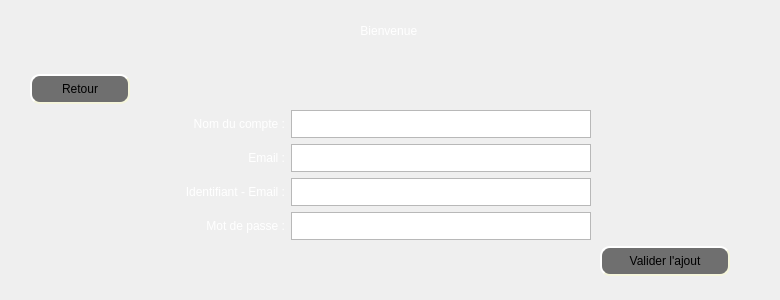
       <widget class="QWidget" name="additionPage">
        <widget class="QWidget" name="verticalLayoutWidget_4">
         <property name="geometry">
          <rect>
           <x>10</x>
           <y>10</y>
           <width>761</width>
           <height>281</height>
          </rect>
         </property>
         <layout class="QVBoxLayout" name="verticalLayout_5">
          <item>
           <widget class="QLabel" name="additionPageWelcomeLabel">
            <property name="maximumSize">
             <size>
              <width>16777215</width>
              <height>30</height>
             </size>
            </property>
            <property name="palette">
             <palette>
              <active>
               <colorrole role="WindowText">
                <brush brushstyle="SolidPattern">
                 <color alpha="255">
                  <red>255</red>
                  <green>255</green>
                  <blue>255</blue>
                 </color>
                </brush>
               </colorrole>
               <colorrole role="Button">
                <brush brushstyle="SolidPattern">
                 <color alpha="255">
                  <red>59</red>
                  <green>59</green>
                  <blue>59</blue>
                 </color>
                </brush>
               </colorrole>
               <colorrole role="Base">
                <brush brushstyle="SolidPattern">
                 <color alpha="255">
                  <red>59</red>
                  <green>59</green>
                  <blue>59</blue>
                 </color>
                </brush>
               </colorrole>
               <colorrole role="Window">
                <brush brushstyle="SolidPattern">
                 <color alpha="255">
                  <red>59</red>
                  <green>59</green>
                  <blue>59</blue>
                 </color>
                </brush>
               </colorrole>
              </active>
              <inactive>
               <colorrole role="WindowText">
                <brush brushstyle="SolidPattern">
                 <color alpha="255">
                  <red>255</red>
                  <green>255</green>
                  <blue>255</blue>
                 </color>
                </brush>
               </colorrole>
               <colorrole role="Button">
                <brush brushstyle="SolidPattern">
                 <color alpha="255">
                  <red>59</red>
                  <green>59</green>
                  <blue>59</blue>
                 </color>
                </brush>
               </colorrole>
               <colorrole role="Base">
                <brush brushstyle="SolidPattern">
                 <color alpha="255">
                  <red>59</red>
                  <green>59</green>
                  <blue>59</blue>
                 </color>
                </brush>
               </colorrole>
               <colorrole role="Window">
                <brush brushstyle="SolidPattern">
                 <color alpha="255">
                  <red>59</red>
                  <green>59</green>
                  <blue>59</blue>
                 </color>
                </brush>
               </colorrole>
              </inactive>
              <disabled>
               <colorrole role="WindowText">
                <brush brushstyle="SolidPattern">
                 <color alpha="96">
                  <red>164</red>
                  <green>166</green>
                  <blue>168</blue>
                 </color>
                </brush>
               </colorrole>
               <colorrole role="Button">
                <brush brushstyle="SolidPattern">
                 <color alpha="255">
                  <red>59</red>
                  <green>59</green>
                  <blue>59</blue>
                 </color>
                </brush>
               </colorrole>
               <colorrole role="Base">
                <brush brushstyle="SolidPattern">
                 <color alpha="255">
                  <red>59</red>
                  <green>59</green>
                  <blue>59</blue>
                 </color>
                </brush>
               </colorrole>
               <colorrole role="Window">
                <brush brushstyle="SolidPattern">
                 <color alpha="255">
                  <red>59</red>
                  <green>59</green>
                  <blue>59</blue>
                 </color>
                </brush>
               </colorrole>
              </disabled>
             </palette>
            </property>
            <property name="text">
             <string>Bienvenue </string>
            </property>
            <property name="alignment">
             <set>Qt::AlignHCenter|Qt::AlignTop</set>
            </property>
           </widget>
          </item>
          <item>
           <layout class="QVBoxLayout" name="verticalLayout_6">
            <item>
             <layout class="QHBoxLayout" name="horizontalLayout_10">
              <property name="rightMargin">
               <number>620</number>
              </property>
              <item>
               <widget class="QPushButton" name="additionPageReturnPushButton">
                <property name="maximumSize">
                 <size>
                  <width>100</width>
                  <height>30</height>
                 </size>
                </property>
                <property name="styleSheet">
                 <string notr="true">
QPushButton:hover
{
	
	
	background-color: rgb(86, 86, 86);
	border-color: noir;
}


QPushButton:pressed
{
	
	
	background-color: rgb(53, 53, 53);
	border-color: noir;
}

QPushButton
{
background-color: rgb(111, 111, 111);
border-style: outset;
border-width: 2px;
border-radius: 10px;
border-color: beige;
min-width: 10em;
padding: 6px;
}</string>
                </property>
                <property name="text">
                 <string>Retour</string>
                </property>
               </widget>
              </item>
             </layout>
            </item>
            <item>
             <layout class="QHBoxLayout" name="horizontalLayout_9">
              <property name="rightMargin">
               <number>180</number>
              </property>
              <item>
               <widget class="QLabel" name="additionPageAccountNameLabel">
                <property name="palette">
                 <palette>
                  <active>
                   <colorrole role="WindowText">
                    <brush brushstyle="SolidPattern">
                     <color alpha="255">
                      <red>255</red>
                      <green>255</green>
                      <blue>255</blue>
                     </color>
                    </brush>
                   </colorrole>
                   <colorrole role="Button">
                    <brush brushstyle="SolidPattern">
                     <color alpha="255">
                      <red>59</red>
                      <green>59</green>
                      <blue>59</blue>
                     </color>
                    </brush>
                   </colorrole>
                   <colorrole role="Base">
                    <brush brushstyle="SolidPattern">
                     <color alpha="255">
                      <red>59</red>
                      <green>59</green>
                      <blue>59</blue>
                     </color>
                    </brush>
                   </colorrole>
                   <colorrole role="Window">
                    <brush brushstyle="SolidPattern">
                     <color alpha="255">
                      <red>59</red>
                      <green>59</green>
                      <blue>59</blue>
                     </color>
                    </brush>
                   </colorrole>
                  </active>
                  <inactive>
                   <colorrole role="WindowText">
                    <brush brushstyle="SolidPattern">
                     <color alpha="255">
                      <red>255</red>
                      <green>255</green>
                      <blue>255</blue>
                     </color>
                    </brush>
                   </colorrole>
                   <colorrole role="Button">
                    <brush brushstyle="SolidPattern">
                     <color alpha="255">
                      <red>59</red>
                      <green>59</green>
                      <blue>59</blue>
                     </color>
                    </brush>
                   </colorrole>
                   <colorrole role="Base">
                    <brush brushstyle="SolidPattern">
                     <color alpha="255">
                      <red>59</red>
                      <green>59</green>
                      <blue>59</blue>
                     </color>
                    </brush>
                   </colorrole>
                   <colorrole role="Window">
                    <brush brushstyle="SolidPattern">
                     <color alpha="255">
                      <red>59</red>
                      <green>59</green>
                      <blue>59</blue>
                     </color>
                    </brush>
                   </colorrole>
                  </inactive>
                  <disabled>
                   <colorrole role="WindowText">
                    <brush brushstyle="SolidPattern">
                     <color alpha="96">
                      <red>164</red>
                      <green>166</green>
                      <blue>168</blue>
                     </color>
                    </brush>
                   </colorrole>
                   <colorrole role="Button">
                    <brush brushstyle="SolidPattern">
                     <color alpha="255">
                      <red>59</red>
                      <green>59</green>
                      <blue>59</blue>
                     </color>
                    </brush>
                   </colorrole>
                   <colorrole role="Base">
                    <brush brushstyle="SolidPattern">
                     <color alpha="255">
                      <red>59</red>
                      <green>59</green>
                      <blue>59</blue>
                     </color>
                    </brush>
                   </colorrole>
                   <colorrole role="Window">
                    <brush brushstyle="SolidPattern">
                     <color alpha="255">
                      <red>59</red>
                      <green>59</green>
                      <blue>59</blue>
                     </color>
                    </brush>
                   </colorrole>
                  </disabled>
                 </palette>
                </property>
                <property name="text">
                 <string>Nom du compte :</string>
                </property>
                <property name="alignment">
                 <set>Qt::AlignRight|Qt::AlignTrailing|Qt::AlignVCenter</set>
                </property>
               </widget>
              </item>
              <item>
               <widget class="QTextEdit" name="additionPageAccountNameTextEdit">
                <property name="maximumSize">
                 <size>
                  <width>300</width>
                  <height>28</height>
                 </size>
                </property>
               </widget>
              </item>
             </layout>
            </item>
            <item>
             <layout class="QHBoxLayout" name="horizontalLayout_20">
              <property name="rightMargin">
               <number>180</number>
              </property>
              <item>
               <widget class="QLabel" name="additionPageMailLabel">
                <property name="palette">
                 <palette>
                  <active>
                   <colorrole role="WindowText">
                    <brush brushstyle="SolidPattern">
                     <color alpha="255">
                      <red>255</red>
                      <green>255</green>
                      <blue>255</blue>
                     </color>
                    </brush>
                   </colorrole>
                   <colorrole role="Button">
                    <brush brushstyle="SolidPattern">
                     <color alpha="255">
                      <red>59</red>
                      <green>59</green>
                      <blue>59</blue>
                     </color>
                    </brush>
                   </colorrole>
                   <colorrole role="Base">
                    <brush brushstyle="SolidPattern">
                     <color alpha="255">
                      <red>59</red>
                      <green>59</green>
                      <blue>59</blue>
                     </color>
                    </brush>
                   </colorrole>
                   <colorrole role="Window">
                    <brush brushstyle="SolidPattern">
                     <color alpha="255">
                      <red>59</red>
                      <green>59</green>
                      <blue>59</blue>
                     </color>
                    </brush>
                   </colorrole>
                  </active>
                  <inactive>
                   <colorrole role="WindowText">
                    <brush brushstyle="SolidPattern">
                     <color alpha="255">
                      <red>255</red>
                      <green>255</green>
                      <blue>255</blue>
                     </color>
                    </brush>
                   </colorrole>
                   <colorrole role="Button">
                    <brush brushstyle="SolidPattern">
                     <color alpha="255">
                      <red>59</red>
                      <green>59</green>
                      <blue>59</blue>
                     </color>
                    </brush>
                   </colorrole>
                   <colorrole role="Base">
                    <brush brushstyle="SolidPattern">
                     <color alpha="255">
                      <red>59</red>
                      <green>59</green>
                      <blue>59</blue>
                     </color>
                    </brush>
                   </colorrole>
                   <colorrole role="Window">
                    <brush brushstyle="SolidPattern">
                     <color alpha="255">
                      <red>59</red>
                      <green>59</green>
                      <blue>59</blue>
                     </color>
                    </brush>
                   </colorrole>
                  </inactive>
                  <disabled>
                   <colorrole role="WindowText">
                    <brush brushstyle="SolidPattern">
                     <color alpha="96">
                      <red>164</red>
                      <green>166</green>
                      <blue>168</blue>
                     </color>
                    </brush>
                   </colorrole>
                   <colorrole role="Button">
                    <brush brushstyle="SolidPattern">
                     <color alpha="255">
                      <red>59</red>
                      <green>59</green>
                      <blue>59</blue>
                     </color>
                    </brush>
                   </colorrole>
                   <colorrole role="Base">
                    <brush brushstyle="SolidPattern">
                     <color alpha="255">
                      <red>59</red>
                      <green>59</green>
                      <blue>59</blue>
                     </color>
                    </brush>
                   </colorrole>
                   <colorrole role="Window">
                    <brush brushstyle="SolidPattern">
                     <color alpha="255">
                      <red>59</red>
                      <green>59</green>
                      <blue>59</blue>
                     </color>
                    </brush>
                   </colorrole>
                  </disabled>
                 </palette>
                </property>
                <property name="text">
                 <string>Email :</string>
                </property>
                <property name="alignment">
                 <set>Qt::AlignRight|Qt::AlignTrailing|Qt::AlignVCenter</set>
                </property>
               </widget>
              </item>
              <item>
               <widget class="QTextEdit" name="additionPageMailTextEdit">
                <property name="maximumSize">
                 <size>
                  <width>300</width>
                  <height>28</height>
                 </size>
                </property>
               </widget>
              </item>
             </layout>
            </item>
            <item>
             <layout class="QHBoxLayout" name="horizontalLayout_8">
              <property name="rightMargin">
               <number>180</number>
              </property>
              <item>
               <widget class="QLabel" name="additionPageIdLabel">
                <property name="palette">
                 <palette>
                  <active>
                   <colorrole role="WindowText">
                    <brush brushstyle="SolidPattern">
                     <color alpha="255">
                      <red>255</red>
                      <green>255</green>
                      <blue>255</blue>
                     </color>
                    </brush>
                   </colorrole>
                   <colorrole role="Button">
                    <brush brushstyle="SolidPattern">
                     <color alpha="255">
                      <red>59</red>
                      <green>59</green>
                      <blue>59</blue>
                     </color>
                    </brush>
                   </colorrole>
                   <colorrole role="Base">
                    <brush brushstyle="SolidPattern">
                     <color alpha="255">
                      <red>59</red>
                      <green>59</green>
                      <blue>59</blue>
                     </color>
                    </brush>
                   </colorrole>
                   <colorrole role="Window">
                    <brush brushstyle="SolidPattern">
                     <color alpha="255">
                      <red>59</red>
                      <green>59</green>
                      <blue>59</blue>
                     </color>
                    </brush>
                   </colorrole>
                  </active>
                  <inactive>
                   <colorrole role="WindowText">
                    <brush brushstyle="SolidPattern">
                     <color alpha="255">
                      <red>255</red>
                      <green>255</green>
                      <blue>255</blue>
                     </color>
                    </brush>
                   </colorrole>
                   <colorrole role="Button">
                    <brush brushstyle="SolidPattern">
                     <color alpha="255">
                      <red>59</red>
                      <green>59</green>
                      <blue>59</blue>
                     </color>
                    </brush>
                   </colorrole>
                   <colorrole role="Base">
                    <brush brushstyle="SolidPattern">
                     <color alpha="255">
                      <red>59</red>
                      <green>59</green>
                      <blue>59</blue>
                     </color>
                    </brush>
                   </colorrole>
                   <colorrole role="Window">
                    <brush brushstyle="SolidPattern">
                     <color alpha="255">
                      <red>59</red>
                      <green>59</green>
                      <blue>59</blue>
                     </color>
                    </brush>
                   </colorrole>
                  </inactive>
                  <disabled>
                   <colorrole role="WindowText">
                    <brush brushstyle="SolidPattern">
                     <color alpha="96">
                      <red>164</red>
                      <green>166</green>
                      <blue>168</blue>
                     </color>
                    </brush>
                   </colorrole>
                   <colorrole role="Button">
                    <brush brushstyle="SolidPattern">
                     <color alpha="255">
                      <red>59</red>
                      <green>59</green>
                      <blue>59</blue>
                     </color>
                    </brush>
                   </colorrole>
                   <colorrole role="Base">
                    <brush brushstyle="SolidPattern">
                     <color alpha="255">
                      <red>59</red>
                      <green>59</green>
                      <blue>59</blue>
                     </color>
                    </brush>
                   </colorrole>
                   <colorrole role="Window">
                    <brush brushstyle="SolidPattern">
                     <color alpha="255">
                      <red>59</red>
                      <green>59</green>
                      <blue>59</blue>
                     </color>
                    </brush>
                   </colorrole>
                  </disabled>
                 </palette>
                </property>
                <property name="text">
                 <string>Identifiant - Email :</string>
                </property>
                <property name="alignment">
                 <set>Qt::AlignRight|Qt::AlignTrailing|Qt::AlignVCenter</set>
                </property>
               </widget>
              </item>
              <item>
               <widget class="QTextEdit" name="additionPageIdTextEdit">
                <property name="maximumSize">
                 <size>
                  <width>300</width>
                  <height>28</height>
                 </size>
                </property>
               </widget>
              </item>
             </layout>
            </item>
            <item>
             <layout class="QHBoxLayout" name="horizontalLayout_6">
              <property name="rightMargin">
               <number>180</number>
              </property>
              <item>
               <widget class="QLabel" name="additionPagePasswordLabel">
                <property name="palette">
                 <palette>
                  <active>
                   <colorrole role="WindowText">
                    <brush brushstyle="SolidPattern">
                     <color alpha="255">
                      <red>255</red>
                      <green>255</green>
                      <blue>255</blue>
                     </color>
                    </brush>
                   </colorrole>
                   <colorrole role="Button">
                    <brush brushstyle="SolidPattern">
                     <color alpha="255">
                      <red>59</red>
                      <green>59</green>
                      <blue>59</blue>
                     </color>
                    </brush>
                   </colorrole>
                   <colorrole role="Base">
                    <brush brushstyle="SolidPattern">
                     <color alpha="255">
                      <red>59</red>
                      <green>59</green>
                      <blue>59</blue>
                     </color>
                    </brush>
                   </colorrole>
                   <colorrole role="Window">
                    <brush brushstyle="SolidPattern">
                     <color alpha="255">
                      <red>59</red>
                      <green>59</green>
                      <blue>59</blue>
                     </color>
                    </brush>
                   </colorrole>
                  </active>
                  <inactive>
                   <colorrole role="WindowText">
                    <brush brushstyle="SolidPattern">
                     <color alpha="255">
                      <red>255</red>
                      <green>255</green>
                      <blue>255</blue>
                     </color>
                    </brush>
                   </colorrole>
                   <colorrole role="Button">
                    <brush brushstyle="SolidPattern">
                     <color alpha="255">
                      <red>59</red>
                      <green>59</green>
                      <blue>59</blue>
                     </color>
                    </brush>
                   </colorrole>
                   <colorrole role="Base">
                    <brush brushstyle="SolidPattern">
                     <color alpha="255">
                      <red>59</red>
                      <green>59</green>
                      <blue>59</blue>
                     </color>
                    </brush>
                   </colorrole>
                   <colorrole role="Window">
                    <brush brushstyle="SolidPattern">
                     <color alpha="255">
                      <red>59</red>
                      <green>59</green>
                      <blue>59</blue>
                     </color>
                    </brush>
                   </colorrole>
                  </inactive>
                  <disabled>
                   <colorrole role="WindowText">
                    <brush brushstyle="SolidPattern">
                     <color alpha="96">
                      <red>164</red>
                      <green>166</green>
                      <blue>168</blue>
                     </color>
                    </brush>
                   </colorrole>
                   <colorrole role="Button">
                    <brush brushstyle="SolidPattern">
                     <color alpha="255">
                      <red>59</red>
                      <green>59</green>
                      <blue>59</blue>
                     </color>
                    </brush>
                   </colorrole>
                   <colorrole role="Base">
                    <brush brushstyle="SolidPattern">
                     <color alpha="255">
                      <red>59</red>
                      <green>59</green>
                      <blue>59</blue>
                     </color>
                    </brush>
                   </colorrole>
                   <colorrole role="Window">
                    <brush brushstyle="SolidPattern">
                     <color alpha="255">
                      <red>59</red>
                      <green>59</green>
                      <blue>59</blue>
                     </color>
                    </brush>
                   </colorrole>
                  </disabled>
                 </palette>
                </property>
                <property name="text">
                 <string>Mot de passe :</string>
                </property>
                <property name="alignment">
                 <set>Qt::AlignRight|Qt::AlignTrailing|Qt::AlignVCenter</set>
                </property>
               </widget>
              </item>
              <item>
               <widget class="QTextEdit" name="additionPagePasswordTextEdit">
                <property name="maximumSize">
                 <size>
                  <width>300</width>
                  <height>28</height>
                 </size>
                </property>
               </widget>
              </item>
             </layout>
            </item>
            <item>
             <layout class="QHBoxLayout" name="horizontalLayout_7">
              <property name="leftMargin">
               <number>550</number>
              </property>
              <item>
               <widget class="QPushButton" name="additionPageValidatePushButton">
                <property name="maximumSize">
                 <size>
                  <width>130</width>
                  <height>30</height>
                 </size>
                </property>
                <property name="styleSheet">
                 <string notr="true">
QPushButton:hover
{
	
	
	background-color: rgb(86, 86, 86);
	border-color: noir;
}


QPushButton:pressed
{
	
	
	background-color: rgb(53, 53, 53);
	border-color: noir;
}

QPushButton
{
background-color: rgb(111, 111, 111);
border-style: outset;
border-width: 2px;
border-radius: 10px;
border-color: beige;
min-width: 10em;
padding: 6px;
}</string>
                </property>
                <property name="text">
                 <string>Valider l'ajout</string>
                </property>
               </widget>
              </item>
             </layout>
            </item>
           </layout>
          </item>
         </layout>
        </widget>
       </widget>
